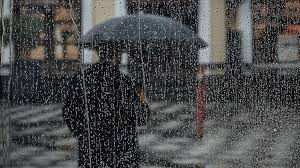
#> input picture OpenCV/images/umbrella2.jpg, 300 x 168 px
$ python morfolojikIslemler.py
#> lines starting #> are read from the running program, lines starting #| are printed output that depends on the picture
import cv2
import numpy as np

image = cv2.imread("images/umbrella2.jpg")
#> image is the input picture: shape (168, 300, 3); mean B, G, R 76.1, 75.9, 75.7

kernel = np.ones((5,5),np.uint8)

dilation = cv2.dilate(image,kernel,iterations=1) # Genişleme işlemi yapar
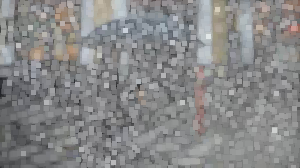
#> dilation: shape (168, 300, 3); mean B, G, R 136.1, 135.8, 135.6

erosion = cv2.erode(image,kernel,iterations=1) # Aşındırma işlemi yapar
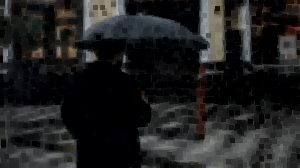
#> erosion: shape (168, 300, 3); mean B, G, R 32, 31.7, 31.6

dilation2 = cv2.dilate(erosion,kernel,iterations=1) # Genellikle önce erosion ile gürülütü giderilir sonrasında dilation işlemi yapılır.
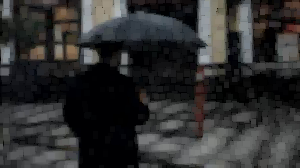
#> dilation2: shape (168, 300, 3); mean B, G, R 47.4, 47.2, 47.1

opening = cv2.morphologyEx(image,cv2.MORPH_OPEN,kernel) # diltion 2 işlemini tek seferde yapar yani erosion sonra dilation işlemlerini uygular.(Ön Plandaki görsele ulaşmak için)

closing = cv2.morphologyEx(image,cv2.MORPH_CLOSE,kernel) # birleştirmeli kopuk görsellerde kulanılır.dilation sonra erosion işlemlerini uygular.
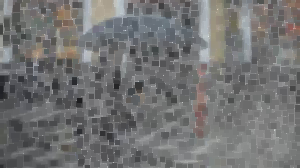
#> closing: shape (168, 300, 3); mean B, G, R 114.7, 114.5, 114.3

gradyan = cv2.morphologyEx(image,cv2.MORPH_GRADIENT,kernel) # diltion halinden original resmi çıkardığımız zamanki durumu
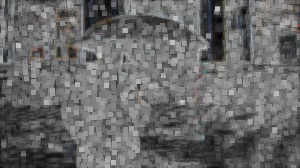
#> gradyan: shape (168, 300, 3); mean B, G, R 104.1, 104.1, 104.1

tophat = cv2.morphologyEx(image,cv2.MORPH_TOPHAT,kernel) # Original resim ile opening arasındaki fark ( Arka Plandaki görsele ulaşmak için)
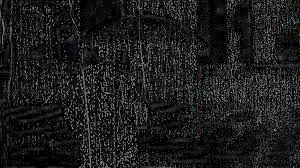
#> tophat: shape (168, 300, 3); mean B, G, R 28.7, 28.7, 28.6

blackhat = cv2.morphologyEx(image,cv2.MORPH_BLACKHAT,kernel) # Original resim ile closing arasındaki fark
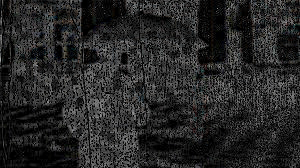
#> blackhat: shape (168, 300, 3); mean B, G, R 38.6, 38.7, 38.6


cv2.imshow("original",image)

cv2.imshow("dilation",dilation)

cv2.imshow("erosion",erosion)

cv2.imshow("dilation2",dilation2)

cv2.imshow("opening",opening)

cv2.imshow("closing",closing)

cv2.imshow("gradyan",gradyan)

cv2.imshow("tophat",tophat)

cv2.imshow("blackhat",blackhat)


cv2.waitKey(0)

cv2.destroyAllWindows()

$ run again, with OpenCV/images/parmakizi.jpg copied over OpenCV/images/umbrella2.jpg
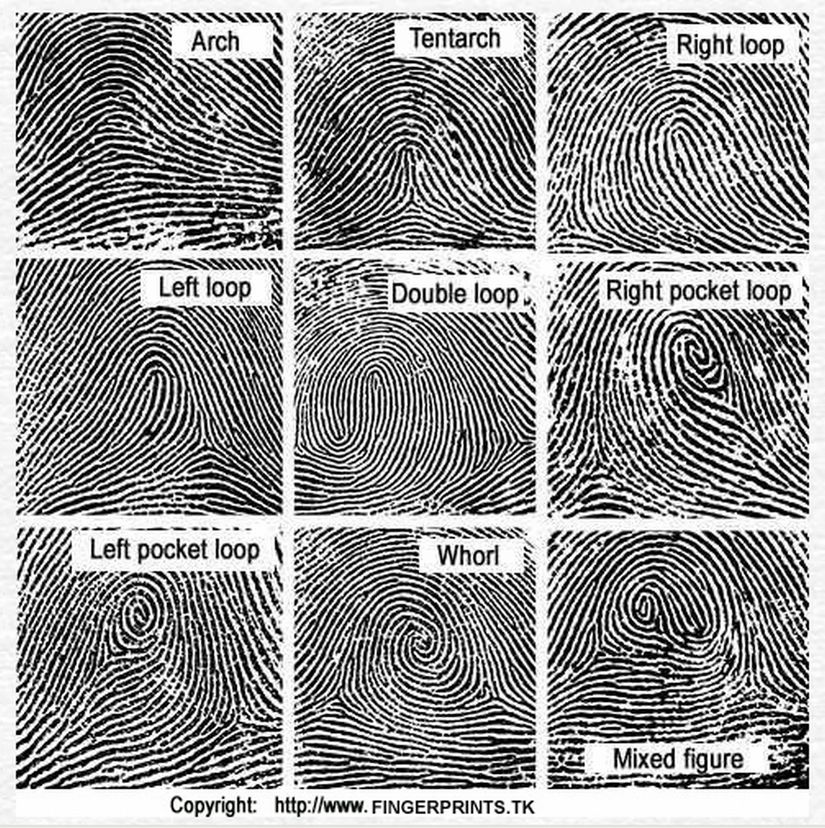
#> input picture OpenCV/images/parmakizi.jpg, 825 x 828 px
#> image is the input picture: shape (828, 825, 3); mean B, G, R 146.2, 146.3, 146.2
#> `tophat = cv2.morphologyEx(image,cv2.MORPH_TOPHAT,kernel)`:
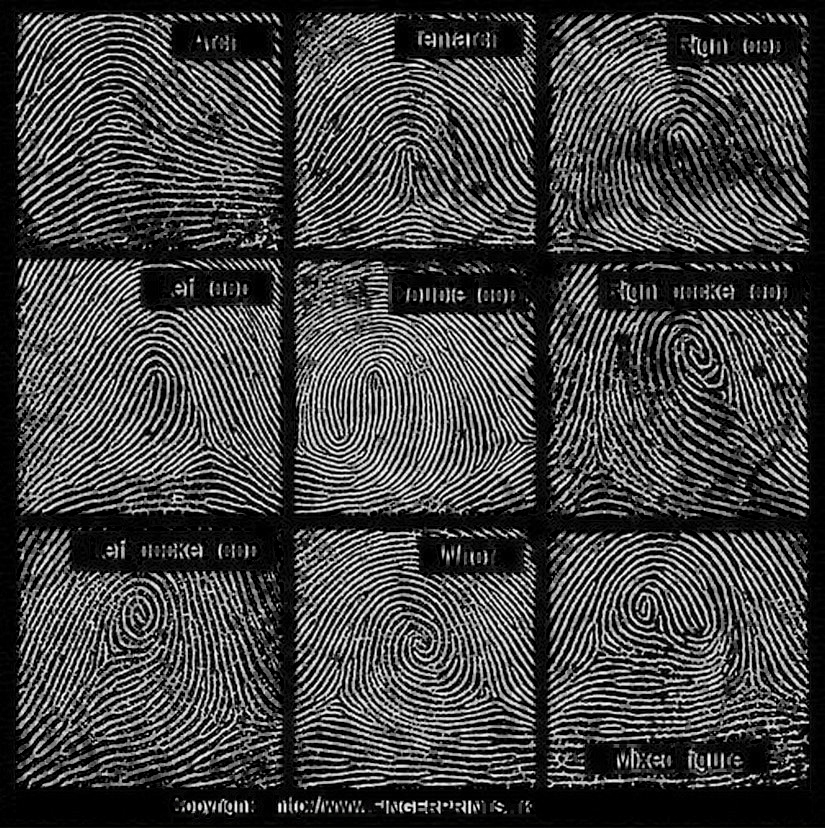
#> tophat: shape (828, 825, 3); mean B, G, R 67.1, 67.1, 67.1
#> `blackhat = cv2.morphologyEx(image,cv2.MORPH_BLACKHAT,kernel)`:
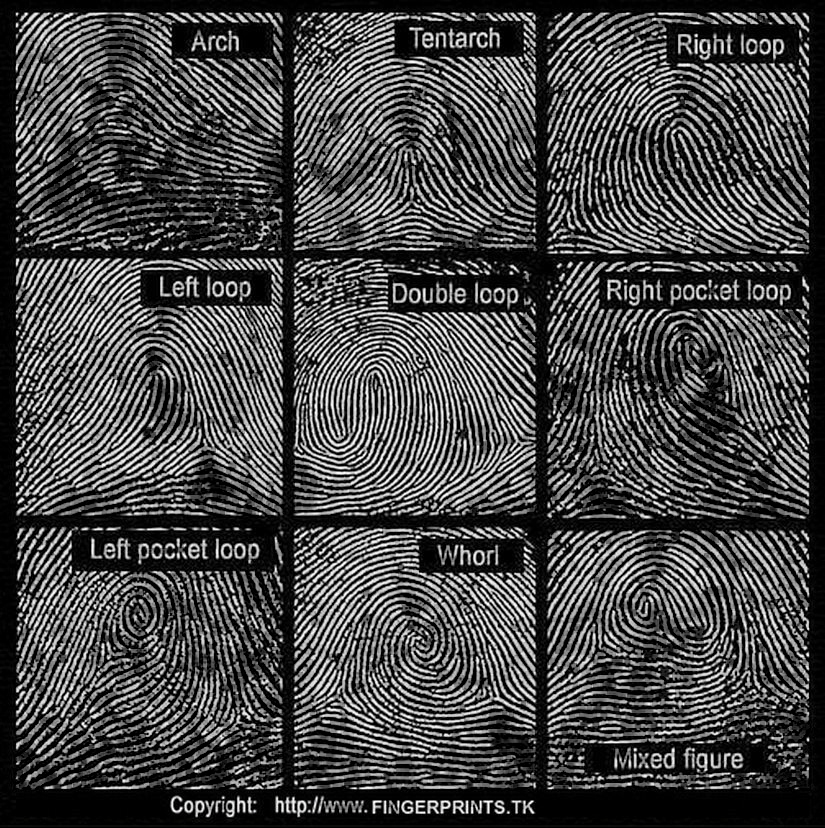
#> blackhat: shape (828, 825, 3); mean B, G, R 70.8, 70.8, 70.8
